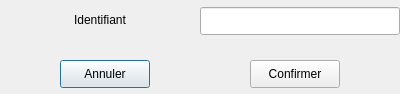
<?xml version="1.0" encoding="UTF-8"?>
<ui version="4.0">
 <class>FenetreFormSupprimer</class>
 <widget class="QDialog" name="FenetreFormSupprimer">
  <property name="geometry">
   <rect>
    <x>0</x>
    <y>0</y>
    <width>400</width>
    <height>94</height>
   </rect>
  </property>
  <property name="windowTitle">
   <string>FenetreFormSupprimer</string>
  </property>
  <widget class="QLabel" name="label">
   <property name="geometry">
    <rect>
     <x>0</x>
     <y>10</y>
     <width>200</width>
     <height>20</height>
    </rect>
   </property>
   <property name="text">
    <string>Identifiant</string>
   </property>
   <property name="alignment">
    <set>Qt::AlignCenter</set>
   </property>
  </widget>
  <widget class="QPushButton" name="btnAnnuler">
   <property name="geometry">
    <rect>
     <x>60</x>
     <y>60</y>
     <width>90</width>
     <height>28</height>
    </rect>
   </property>
   <property name="text">
    <string>Annuler</string>
   </property>
  </widget>
  <widget class="QPushButton" name="btnConfirmer">
   <property name="geometry">
    <rect>
     <x>250</x>
     <y>60</y>
     <width>90</width>
     <height>28</height>
    </rect>
   </property>
   <property name="text">
    <string>Confirmer</string>
   </property>
  </widget>
  <widget class="QLineEdit" name="Identifiant">
   <property name="geometry">
    <rect>
     <x>200</x>
     <y>7</y>
     <width>200</width>
     <height>28</height>
    </rect>
   </property>
  </widget>
 </widget>
 <tabstops>
  <tabstop>Identifiant</tabstop>
  <tabstop>btnAnnuler</tabstop>
  <tabstop>btnConfirmer</tabstop>
 </tabstops>
 <resources/>
 <connections>
  <connection>
   <sender>btnAnnuler</sender>
   <signal>clicked()</signal>
   <receiver>FenetreFormSupprimer</receiver>
   <slot>close()</slot>
   <hints>
    <hint type="sourcelabel">
     <x>104</x>
     <y>73</y>
    </hint>
    <hint type="destinationlabel">
     <x>199</x>
     <y>46</y>
    </hint>
   </hints>
  </connection>
  <connection>
   <sender>btnConfirmer</sender>
   <signal>clicked()</signal>
   <receiver>FenetreFormSupprimer</receiver>
   <slot>supprimerValidation()</slot>
   <hints>
    <hint type="sourcelabel">
     <x>294</x>
     <y>73</y>
    </hint>
    <hint type="destinationlabel">
     <x>199</x>
     <y>46</y>
    </hint>
   </hints>
  </connection>
 </connections>
 <slots>
  <slot>supprimerValidation()</slot>
 </slots>
</ui>
